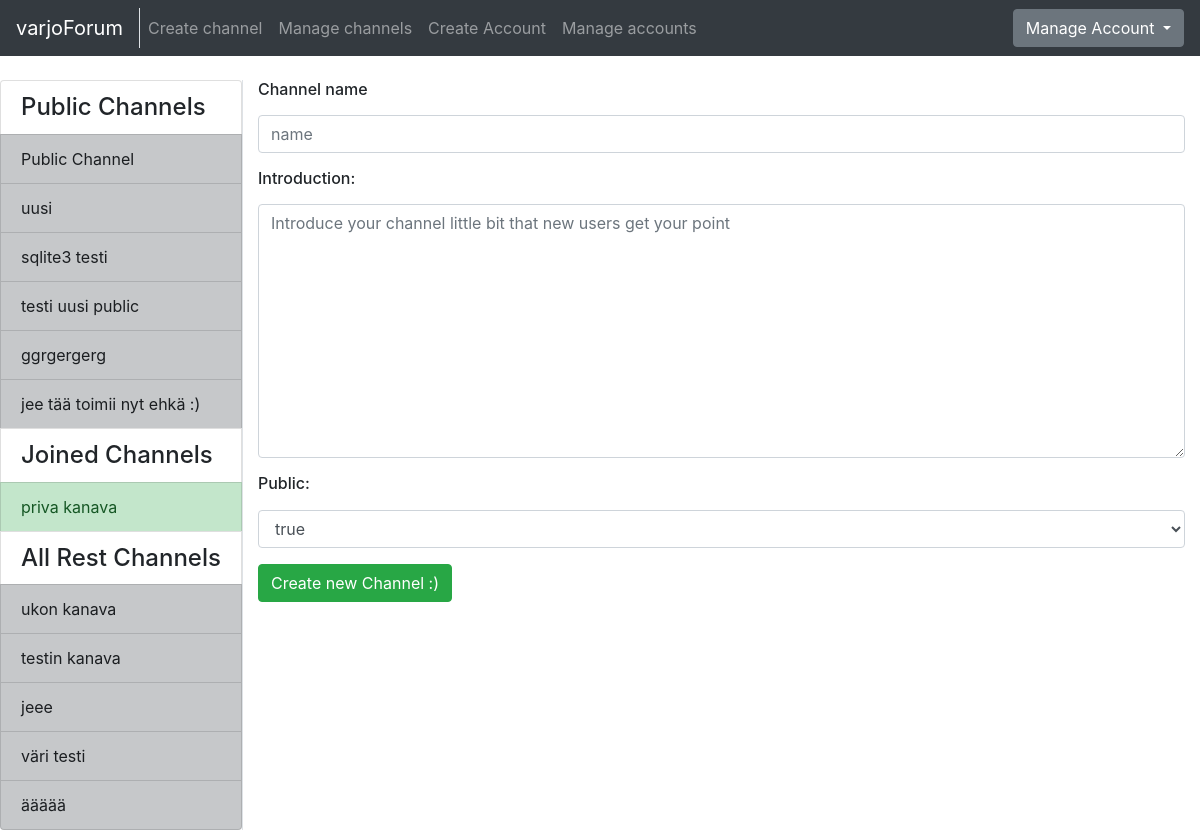
The page /channels/new/ (signed in) on the database its author committed.
### application/channels/models.py (models this page shows, shortened)
class Channel(Base):
    name = db.Column(db.String(144), nullable=False)
    introduction = db.Column(db.Text, nullable=False)
    master_id = db.Column(db.Integer, nullable=False)
    public = db.Column(db.Boolean, nullable=False)
    messages = db.relationship("Message", backref='Channel', lazy=True)
    accounts = db.relationship('Account', secondary=accounts, lazy='subquery',
        backref=db.backref('channels', lazy=True))
    @staticmethod
    def get_my_channels(account_id):
        stmt = text("SELECT Channel.id, Channel.name, Channel.master_id"
                    " FROM Channel, Account, Accounts"
                    " WHERE Channel.id = Accounts.channel_id"
                    " AND Channel.public = False"
                    " AND Account.id = Accounts.account_id"
                    " AND Account.id = :account_id"
                    " ORDER BY Channel.name").params(account_id=account_id)
        res = db.engine.execute(stmt)
        response = []
        for row in res:
            response.append({"channel_id":row[0], "channel_name":row[1], "master_id":row[2]})
        return response
    @staticmethod
    def get_channels_where_not_in(account_id):
        stmt = text("SELECT channel.id, channel.name, channel.public"
                    " FROM Channel"
                    " WHERE Channel.id NOT IN ("
                        " SELECT Channel.id"
                            " FROM Channel, Account, Accounts"
                            " WHERE Channel.id = Accounts.channel_id"
                            " AND Account.id = Accounts.account_id"
                            " AND Account.id = :account_id"
                            " )").params(account_id=account_id)
        res = db.engine.execute(stmt)
        response = []
        for row in res:
            response.append({"id":row[0], "name":row[1], "public":row[2]})
        return response
    @staticmethod
    def get_all_publics():
        stmt = text("SELECT Channel.id, Channel.name"
                    " FROM Channel"
                    " WHERE Channel.public = True")
        res = db.engine.execute(stmt)
        response = []
        for row in res:
            response.append({"id":row[0], "name":row[1]})
        return response

### application/channels/views.py (the view, shortened to what this page needs)
@app.route("/channels/new/", methods=["GET", "POST"])
@login_required
def channels_create():
    if request.method == "GET":
        return render_template("channels/new.html",
                                channelform = ChannelForm(),
                                my_channels=Channel.get_my_channels(current_user.id),
                                all_channels=Channel.get_channels_where_not_in(current_user.id),
                                public_channels=Channel.get_all_publics())

### application/channels/forms.py
class ChannelForm(FlaskForm):
    name = TextField("Channel name", [validators.Length(min=2), validators.DataRequired()])
    introduction = TextAreaField("Introduction", [validators.Length(min=2), validators.DataRequired()])
    public = SelectField("Public", choices=[('true', 'true'), ('false', 'false')])
    class Meta:
        csrf = False

### application/__init__.py (called while the page is built)
@login_manager.user_loader
def load_user(account_id):
  return Account.query.get(account_id)

### application/templates/channels/new.html (shortened to what this page needs)
{% extends "layout.html" %}
{% block body %}
<form method="POST" action="{{ url_for('channels_create') }}" name="channelform">
  <div class="form-group">
    <h6>{{ channelform.name.label }}</h6>
    {{ channelform.name(class="form-control", placeholder="name") }}
    <h6 >{{ channelform.introduction.label }}:</h6>
    {{ channelform.introduction(class="form-control", rows=10, placeholder="Introduce your channel little bit that new users get your point") }}
    <h6 >{{ channelform.public.label }}:</h6>
    {{ channelform.public(class="form-control") }}
  </div>
  <button type="submit" class="btn btn-success" >Create new Channel :)</button>
</form>
{% endblock %}

### application/templates/layout.html (shortened to what this page needs)
<!DOCTYPE html>
  <html>
    <head>
      <link rel="stylesheet" href="https://maxcdn.bootstrapcdn.com/bootstrap/4.0.0/css/bootstrap.min.css">
    </head>
    <body>
      <nav class="navbar navbar-expand-md navbar-dark bg-dark mb-4">
        <div class="border-right">
          <a class="navbar-brand" href="{{ url_for('index') }}">varjoForum</a>
        </div>
        <div class="collapse navbar-collapse" id="navbarCollapse">
          <ul class="navbar-nav mr-auto">
            {% if current_user.is_authenticated %}
              <li class="nav-item">
                <a class="nav-link" href="{{ url_for('channels_create') }}">Create channel</a>
              </li>
            {% endif %}
            {% if current_user.admin == True %}
              <li class="nav-item">
                <a href="{{ url_for('channel_manager') }}" class="nav-link">Manage channels</a>
              </li>
              <li class="nav-item">
                <a href="{{ url_for('account_create') }}" class="nav-link">Create Account</a>
              </li>
              <li class="nav-item">
                <a class="nav-link" href="{{ url_for('account_list') }}">Manage accounts</a>
              </li>
            {% endif %}
          </ul>
            {% if current_user.is_authenticated %}
            <div class="btn-group">
              <button type="button" class="btn btn-secondary dropdown-toggle" data-toggle="dropdown" aria-haspopup="true" aria-expanded="false">
                  Manage Account
              </button>
            </div>
            {% else %}
            <a class="btn btn-success" href="{{ url_for('auth_login') }}">Login</a>
            {% endif %}
        </div>
      </nav>
      <div class="container-fluid" >
        <div class="row">
            <div class="border-right">
              <div class="col-sx" >
                <div style="float: left">
                  <div class="list-group">
                  {% if current_user.is_authenticated %}
                    <h4 class="list-group-item">Public Channels</h4>
                    {% for public in public_channels %}
                      <a href="{{ url_for('one_channel_index', channel_id=public.id, sort='first') }}"
                          class="list-group-item list-group-item-action list-group-item-dark">
                        {{ public.name }}
                      </a>
                    {% endfor %}
                    {% if my_channels %}
                      <h4 class="list-group-item">Joined Channels</h4>
                    {% endif %}
                    {% for my_channel in my_channels %}
                      {% if my_channel.master_id == current_user.id %}
                      <a href="{{ url_for('one_channel_index', channel_id=my_channel.channel_id, sort='first') }}"
                          class="list-group-item list-group-item-action list-group-item-success">
                        {{ my_channel.channel_name }}
                      </a>
                      {% else %}
                      <a href="{{ url_for('one_channel_index', channel_id=my_channel.channel_id, sort='first') }}"
                          class="list-group-item list-group-item-action list-group-item-dark">
                        {{ my_channel.channel_name }}
                      </a>
                      {% endif %}
                    {% endfor %}
                    <h4 class="list-group-item">All Rest Channels</h4>
                {% else %}
                {% if all_channels %}
                <h4 class="list-group-item">All Channels</h4>
                {% endif %}
                {% endif %}
                {% for channel in all_channels %}
                  {% if channel.public == False %}
                  <a href="{{ url_for('one_channel_index', channel_id=channel.id, sort='first') }}"
                      class="list-group-item list-group-item-action list-group-item-dark">
                    {{ channel.name }}
                  </a>
                  {% endif %}
                {% endfor %}
              </div>
              </div>
              </div>
          </div>
          <div class="col">
            {% block body %}{% endblock %}
          </div>
        </div>
    </body>
  </html>

### rows shown on the page
Channel: name "Public Channel"
Channel: name "uusi"
Channel: name "sqlite3 testi"
Channel: name "testi uusi public"
Channel: name "ggrgergerg"
Channel: name "jee tää toimii nyt ehkä :)"
Channel: channel_name "priva kanava"
Channel: name "ukon kanava"
Channel: name "testin kanava"
Channel: name "jeee"
Channel: name "väri testi"
Channel: name "äääää"

### other values the page prints
{{ channelform.name.label }} "Channel name"
{{ channelform.introduction.label }} "Introduction"
{{ channelform.public.label }} "Public"
